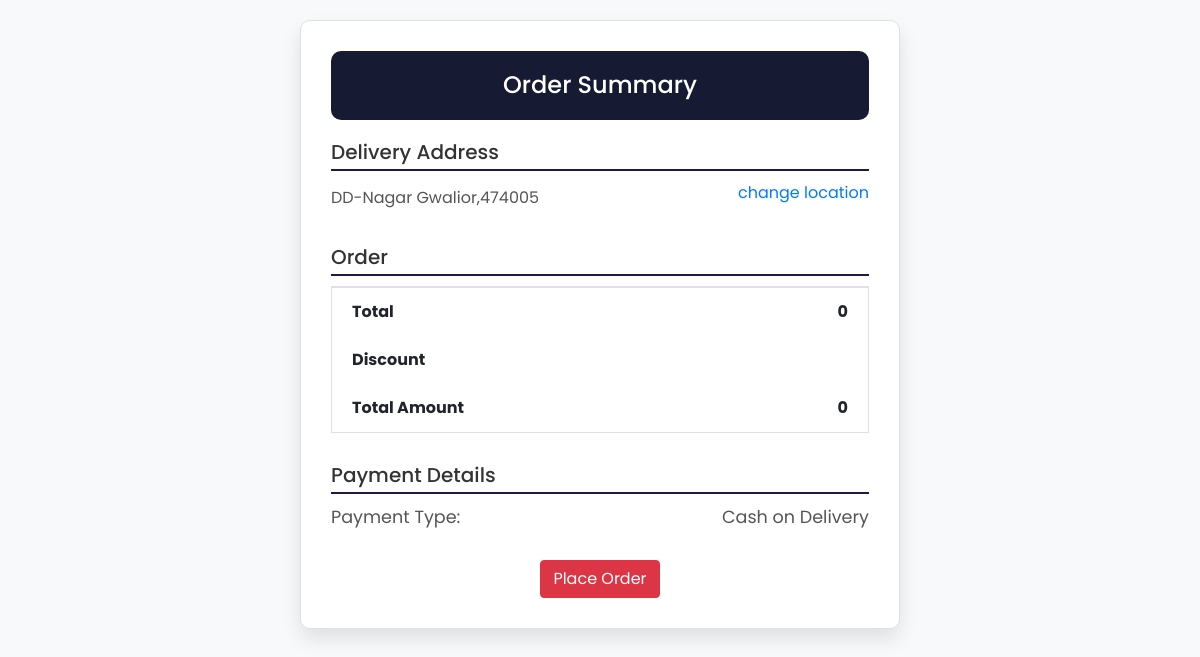
Screenshot of /user_zappin/summary.php (signed in) with the database file from the repository.
### tables this page shows
CREATE TABLE `customer` (
  `cid` int(11) NOT NULL,
  `name` varchar(50) NOT NULL,
  `email` varchar(150) NOT NULL,
  `mobile` bigint(11) NOT NULL,
  `address` varchar(150) NOT NULL,
  `city` varchar(100) NOT NULL,
  `pincode` varchar(6) NOT NULL,
  `password` varchar(10) NOT NULL,
  `img` varchar(150) NOT NULL,
  `status` varchar(10) NOT NULL,
  `date` timestamp NOT NULL DEFAULT current_timestamp()
);

### user_zappin/summary.php (the view, shortened to what this page needs)
<?php
include('../config.php');
?>
<!DOCTYPE html>
<html>
<head>
    <link rel="stylesheet" href="assets/bootstrap/css/bootstrap.min.css">
</head>
<body>
  <form action="" method="post">
  <div class="summary-container">
    <div class="summary-header">
      <h4>Order Summary</h4>
    </div>
    <div class="summary-section">
      <h5>Delivery Address</h5>
      <div class="d-flex justify-content-between align-items center">
        <?php if(isset($_SESSION['user_id'])){
       $id= $_SESSION['user_id'];
     $res=   mysqli_query($conn,"select address,city,pincode from customer where cid=$id");
   $user=  mysqli_fetch_assoc($res);
      ?>
        <p><?php   echo $user['address']." " .$user['city'].",".$user['pincode']; ?></p>
        <a href='edit-user.php?userid=<?php echo $id ?>'>change location</a>
      <?php
      } ?>
       </div>
    </div>
    <div class="summary-section">
      <h5>Order </h5>
      <ul class="list-group border mb-3">
                    <?php
                    $total = 0;
                    ?>
                    <li class="list-group-item  border-0 d-flex justify-content-between align-items-center">
        <span> <strong>Total</strong></span>
        <strong><?php echo number_format($total, 0); ?></strong>
    </li>
    <li class="list-group-item  border-0 d-flex justify-content-between align-items-center">
        <span> <strong>Discount</strong></span>
    </li>
    <li class="list-group-item  border-0 d-flex justify-content-between align-items-center">
        <span> <strong>Total Amount</strong></span>
        <strong><?php echo $total- $_GET['discount']; ?></strong>
    </li>
                </ul>
    </div>
    <div class="summary-section order-details">
      <h5>Payment Details</h5>
      <p><span>Payment Type:</span>
        <?php if(isset($_GET['method'])): ?>
          <span> <?php echo $_GET['method'] ?>  </span>
          <?php else: ?>
            <span>   Cash on Delivery</span>
      <?php endif; ?>
      </p>
    </div>
<div class="d-flex justify-content-center">
    <button class="btn btn-danger">Place Order</button>
    </div>
  </div>
  </form>
</body>
</html>

### user_zappin/summary.php (style rules this page uses)
body { font-family: 'Poppins', sans-serif; background: #f8f9fa; margin: 0; padding: 20px; }
.summary-container { max-width: 600px; margin: auto; background: #fff; border-radius: 10px; box-shadow: 0 10px 20px rgba(0,0,0,0.1); padding: 30px; border: 1px solid #e0e0e0; }
.summary-header { background: rgb(22, 27, 51); padding: 20px; border-radius: 10px; color: #fff; text-align: center; margin-bottom: 20px; }
h4, h5 { margin: 0; font-weight: 500; }
h5 { margin-bottom: 10px; color: #333; border-bottom: 2px solid rgb(33, 24, 70); padding-bottom: 5px; }
.summary-section { margin-bottom: 30px; }
.summary-section p { font-size: 1rem; color: #555; margin: 5px 0; }
.order-details p { display: flex; justify-content: space-between; font-size: 1.1rem; }

### rows the page displays
customer: address "DD-Nagar", city "Gwalior", pincode "474005"

### other values shown
$total "0"
$total- $_GET['discount'] "0"
